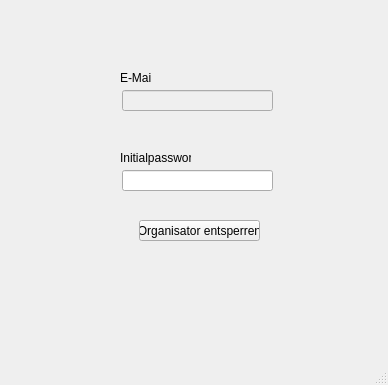
<?xml version="1.0" encoding="UTF-8"?>
<ui version="4.0">
 <class>Orga_entsperren</class>
 <widget class="QMainWindow" name="Orga_entsperren">
  <property name="geometry">
   <rect>
    <x>0</x>
    <y>0</y>
    <width>388</width>
    <height>385</height>
   </rect>
  </property>
  <property name="windowTitle">
   <string>Organisator entsperren</string>
  </property>
  <widget class="QWidget" name="centralwidget">
   <widget class="QLabel" name="label">
    <property name="geometry">
     <rect>
      <x>120</x>
      <y>70</y>
      <width>31</width>
      <height>16</height>
     </rect>
    </property>
    <property name="text">
     <string>E-Mail</string>
    </property>
   </widget>
   <widget class="QLabel" name="label_2">
    <property name="geometry">
     <rect>
      <x>120</x>
      <y>150</y>
      <width>71</width>
      <height>16</height>
     </rect>
    </property>
    <property name="text">
     <string>Initialpasswort</string>
    </property>
   </widget>
   <widget class="QLineEdit" name="emailOrga">
    <property name="enabled">
     <bool>false</bool>
    </property>
    <property name="geometry">
     <rect>
      <x>122</x>
      <y>90</y>
      <width>151</width>
      <height>21</height>
     </rect>
    </property>
    <property name="text">
     <string/>
    </property>
   </widget>
   <widget class="QLineEdit" name="initialpasswortVergabe">
    <property name="geometry">
     <rect>
      <x>122</x>
      <y>170</y>
      <width>151</width>
      <height>21</height>
     </rect>
    </property>
    <property name="text">
     <string/>
    </property>
   </widget>
   <widget class="QPushButton" name="organisator_verteilen">
    <property name="enabled">
     <bool>true</bool>
    </property>
    <property name="geometry">
     <rect>
      <x>139</x>
      <y>220</y>
      <width>121</width>
      <height>21</height>
     </rect>
    </property>
    <property name="text">
     <string>Organisator entsperren</string>
    </property>
   </widget>
  </widget>
  <widget class="QStatusBar" name="statusbar"/>
  <widget class="QMenuBar" name="menuBar">
   <property name="geometry">
    <rect>
     <x>0</x>
     <y>0</y>
     <width>388</width>
     <height>20</height>
    </rect>
   </property>
  </widget>
 </widget>
 <resources/>
 <connections/>
</ui>
